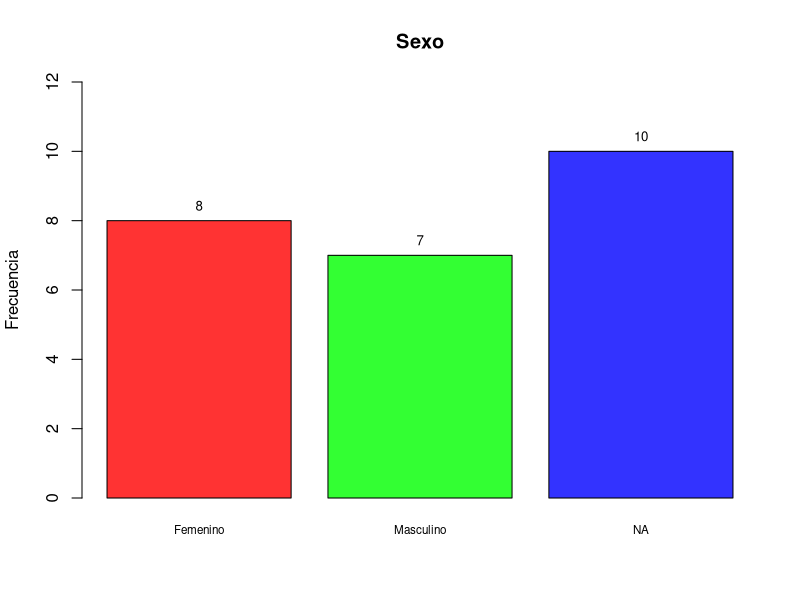
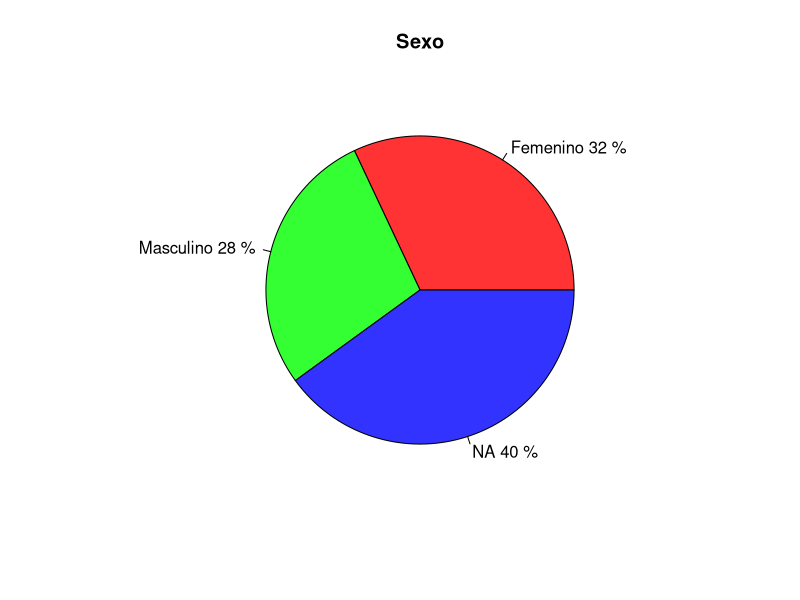

Write R code to recreate these figures, in order.
## ---- chunk 1
knitr::opts_chunk$set(echo = TRUE)
## ---- chunk 2
rm(list = ls())

## ---- chunk 3
Sexo <- c("NA","NA","NA","Femenino","NA","Femenino","Femenino","Femenino","NA","Masculino",
"Femenino","Femenino","Masculino","Femenino","NA","Masculino","NA","NA","Masculino","Masculino",
"Masculino", "Masculino","NA","Femenino","NA")
               
## ---- chunk 4
summary(Sexo)

## ---- chunk 5
sexo_ord <- sort(Sexo); (sexo_ord)
## ---- chunk 6
table(Sexo)                # Frecuencias
prop.table(table(Sexo))    # Proporciones
## ---- chunk 7
freq <- table(Sexo)
porc <- round(prop.table(freq)*100, 1)
mi_min <- names(freq)[which.min(freq)] 
(mi_min)
mi_max <- names(freq)[which.max(freq)] 
(mi_max)
## ---- chunk 8
bar_colors <- rainbow(length(freq), 0.8)

bp <- barplot(freq,
              col = bar_colors,
              main = "Sexo",
              xlab = "",
              ylab = "Frecuencia",
              ylim = c(0, max(freq)+2),
              cex.names = 0.7)

# Agregar valores encima de cada barra
text(bp, freq, labels = freq, pos = 3, cex = 0.8)


      
## ---- chunk 9
pie(freq,
    labels = paste(names(freq), porc, "%"),
    col = rainbow(length(freq), 0.8),
    main = "Sexo")
